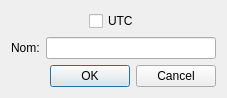
<?xml version="1.0" encoding="UTF-8"?>
<ui version="4.0">
 <class>QFormationDialog</class>
 <widget class="QDialog" name="QFormationDialog">
  <property name="windowModality">
   <enum>Qt::WindowModal</enum>
  </property>
  <property name="geometry">
   <rect>
    <x>0</x>
    <y>0</y>
    <width>227</width>
    <height>97</height>
   </rect>
  </property>
  <property name="sizePolicy">
   <sizepolicy hsizetype="Fixed" vsizetype="Fixed">
    <horstretch>0</horstretch>
    <verstretch>0</verstretch>
   </sizepolicy>
  </property>
  <property name="windowTitle">
   <string>Formation</string>
  </property>
  <property name="modal">
   <bool>true</bool>
  </property>
  <layout class="QVBoxLayout" name="verticalLayout">
   <item>
    <layout class="QHBoxLayout" name="horizontalLayout_2">
     <item>
      <spacer name="horizontalSpacer">
       <property name="orientation">
        <enum>Qt::Horizontal</enum>
       </property>
       <property name="sizeHint" stdset="0">
        <size>
         <width>40</width>
         <height>20</height>
        </size>
       </property>
      </spacer>
     </item>
     <item>
      <widget class="QCheckBox" name="checkBox">
       <property name="text">
        <string>UTC</string>
       </property>
      </widget>
     </item>
     <item>
      <spacer name="horizontalSpacer_2">
       <property name="orientation">
        <enum>Qt::Horizontal</enum>
       </property>
       <property name="sizeHint" stdset="0">
        <size>
         <width>40</width>
         <height>20</height>
        </size>
       </property>
      </spacer>
     </item>
    </layout>
   </item>
   <item>
    <layout class="QHBoxLayout" name="horizontalLayout">
     <item>
      <widget class="QLabel" name="label">
       <property name="text">
        <string>Nom:</string>
       </property>
      </widget>
     </item>
     <item>
      <widget class="QLineEdit" name="lineEdit"/>
     </item>
    </layout>
   </item>
   <item>
    <widget class="QDialogButtonBox" name="buttonBox">
     <property name="orientation">
      <enum>Qt::Horizontal</enum>
     </property>
     <property name="standardButtons">
      <set>QDialogButtonBox::Cancel|QDialogButtonBox::Ok</set>
     </property>
    </widget>
   </item>
  </layout>
 </widget>
 <resources/>
 <connections/>
</ui>
